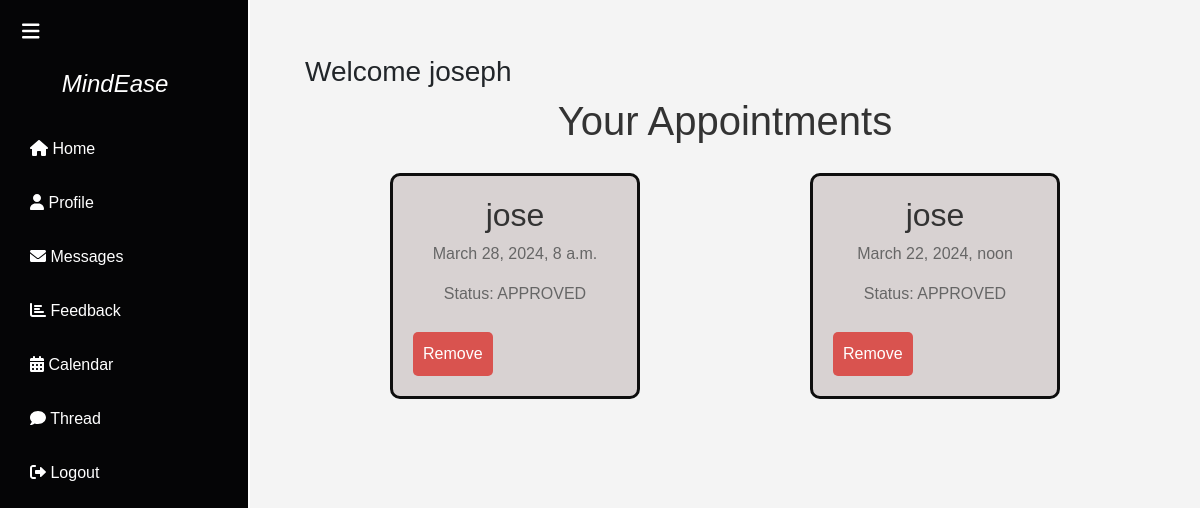
The page /therapist-appointments/ (signed in) on the database as committed earlier.
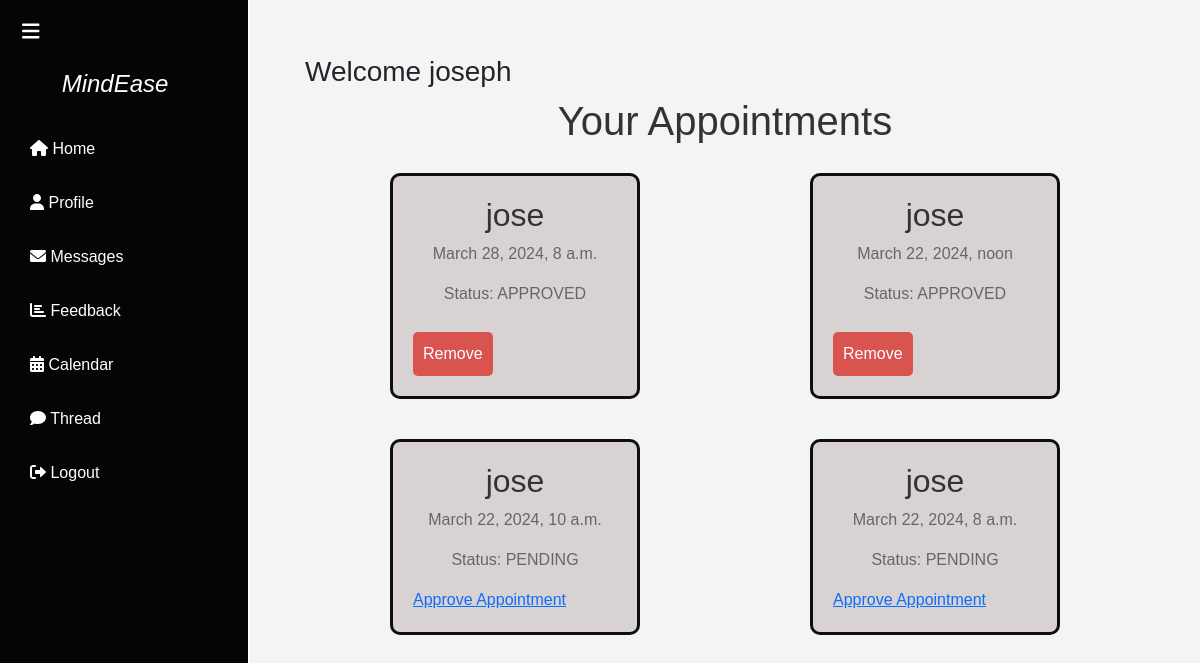
The same page on the database as committed later.
### app1/models.py (models this page shows, shortened)
class Appointment(models.Model):
    user = models.ForeignKey(User, on_delete=models.CASCADE, related_name='appointments')
    therapist = models.ForeignKey(User, on_delete=models.CASCADE, related_name='approved_appointments')
    time_slot = models.ForeignKey('TimeSlot', on_delete=models.CASCADE)
    status = models.CharField(max_length=20, choices=[('PENDING', 'Pending'), ('APPROVED', 'Approved')], default='PENDING')
    status_change_notification = models.BooleanField(default=False)
    PAYMENT_STATUS_CHOICES = [
        ('PENDING', 'Pending'),
        ('PAID', 'Paid'),
        ('FAILED', 'Failed'),
    ]
    payment_status = models.CharField(max_length=10, choices=PAYMENT_STATUS_CHOICES, default='PENDING')
    razorpay_payment_id = models.CharField(max_length=100, blank=True, null=True)
    payment_id = models.CharField(max_length=100, blank=True, null=True)

class User(AbstractUser):
    class Role(models.TextChoices):
        ADMIN = "ADMIN", "Admin"
        THERAPIST = "THERAPIST", "Therapist"
        USER = "USER", "User"
    role = models.CharField(max_length=50, choices=Role.choices)
    phone_number = models.CharField(max_length=15, blank=True, null=True)
    dob = models.DateField(blank=True, null=True)
    location = models.CharField(max_length=255, blank=True, null=True)
    qualification = models.CharField(max_length=255, blank=True, null=True)
    description = models.TextField(blank=True, null=True)
    specialization = models.CharField(max_length=255, blank=True, null=True)
    is_approved = models.BooleanField(default=False)
    is_therapist = models.BooleanField(default=False)
    profile_picture = models.ImageField(upload_to='profile_pics/', blank=True, null=True)

class TimeSlot(models.Model):
    class SessionType(models.TextChoices):
        MORNING = "MORNING", "Morning Session"
        AFTERNOON = "AFTERNOON", "Afternoon Session"
    TIME_SLOTS = [
        ("8-9", "8:00 AM - 9:00 AM"),
        ("9-10", "9:00 AM - 10:00 AM"),
        ("10-11", "10:00 AM - 11:00 AM"),
        ("12-1", "12:00 PM - 1:00 PM"),
        ("1-2", "1:00 PM - 2:00 PM"),
        ("2-3", "2:00 PM - 3:00 PM"),
        ("3-4", "3:00 PM - 4:00 PM"),
    ]
    therapist = models.ForeignKey(User, on_delete=models.CASCADE, related_name='available_time_slots')
    time_slot = models.CharField(max_length=5, choices=TIME_SLOTS, null=True)
    start_time = models.DateTimeField()
    end_time = models.DateTimeField()
    session_type = models.CharField(max_length=50, choices=SessionType.choices, null=True)
    is_booked = models.BooleanField(default=False)

### app1/views.py (the view)
# urls.py: path('therapist-appointments/', views.therapist_appointments, name='therapist_appointments'),
def therapist_appointments(request):
    if request.user.role != 'THERAPIST':
        return redirect('home')  # Redirect to the home page if the user is not a therapist
    appointments = Appointment.objects.filter(therapist=request.user, status='PENDING')
    return render(request, 'therapist_appointments.html', {'appointments': appointments})

### templates/therapist_appointments.html (shortened to what this page needs)
<!DOCTYPE html>
<html lang="en">
<head>
  <link href="https://cdn.jsdelivr.net/npm/bootstrap@5.3.0/dist/css/bootstrap.min.css" rel="stylesheet">
  <link href="https://cdnjs.cloudflare.com/ajax/libs/font-awesome/6.0.0/css/all.min.css" rel="stylesheet">
<link href="https://cdnjs.cloudflare.com/ajax/libs/font-awesome/6.0.0/css/all.min.css" rel="stylesheet">
</head>
<body>
<div class="wrapper">
  <nav id="sidebar">
    <div class="sidebar-header">
      <strong><i><h3 id="brand">&nbsp;&nbsp;&nbsp;&nbsp;&nbsp;&nbsp;&nbsp;MindEase</h3></i></strong>
    </div>
    <div id="sidebar-content">
      <ul class="list-unstyled components">
        <li>
          <a href="/Tdash" class="sidebar-link">
            <i class="fas fa-home"></i> <span class="sidebar-content-text">Home</span>
          </a>
        </li>
        <li>
          <a href='/update_profile' class="sidebar-link">
            <i class="fas fa-user"></i> <span class="sidebar-content-text">Profile</span>
          </a>
        </li>
        <li>
          <a href="#" class="sidebar-link">
            <i class="fas fa-envelope"></i> <span class="sidebar-content-text">Messages</span>
          </a>
        </li>
        <li>
          <a href="/write_experience" class="sidebar-link">
            <i class="fas fa-chart-bar"></i> <span class="sidebar-content-text">Feedback</span>
          </a>
        </li>
        <li>
          <a href="#" class="sidebar-link">
            <i class="fas fa-calendar-alt"></i> <span class="sidebar-content-text">Calendar</span>
          </a>
        </li>
        <li>
          <a href="/threads" class="sidebar-link">
            <i class="fas fa-comment"></i> <span class="sidebar-content-text">Thread</span>
          </a>
        </li>
        <li>
          <a href="{% url 'logout' %}" class="sidebar-link">
            <i class="fas fa-sign-out-alt"></i> <span class="sidebar-content-text">Logout</span>
          </a>
        </li>
      </ul>
    </div>
    <button type="button" id="sidebarCollapse" class="btn btn-dark">
      <i class="fas fa-bars"></i>
    </button>
  </nav>
  <div id="content">
    <main>
      {% if user.is_authenticated %}
        <strong><h3 class="font-weight-bold">Welcome {{ user.username }}</h3></strong>
      {% else %}
        <h3 class="font-weight-bold">Welcome, Please Log in</h3>
      {% endif %}
<!DOCTYPE html>
<html lang="en">
<head>
</head>
<body>
    <h1>Your Appointments</h1>
    <div class="appointment-container">
        {% for appointment in request.user.approved_appointments.all %}
        <div class="appointment-card" id="appointment-{{ appointment.id }}">
            <div class="appointment-info">
                <h2>{{ appointment.user.username }}</h2>
                <p>{{ appointment.time_slot.start_time }}</p>
                <p>Status: {{ appointment.status }}</p>
            </div>
            {% if appointment.status == 'PENDING' %}
            <a href="{% url 'therapist_approve_appointment' appointment.id %}">Approve Appointment</a>
            {% else %}
            <button class="remove-button" onclick="removeAppointment('{{ appointment.id|escapejs }}')">Remove</button>
            {% endif %}
        </div>
        {% endfor %}
    </div>
</body>
</html>
</body>
</html>

Rows that differ between the two databases and show on the page:
added Appointment: user.username "jose", time_slot.start_time "March 22, 2024, 10 a.m.", status "PENDING", shows "Approve Appointment"
added Appointment: user.username "jose", time_slot.start_time "March 22, 2024, 8 a.m.", status "PENDING", shows "Approve Appointment"
